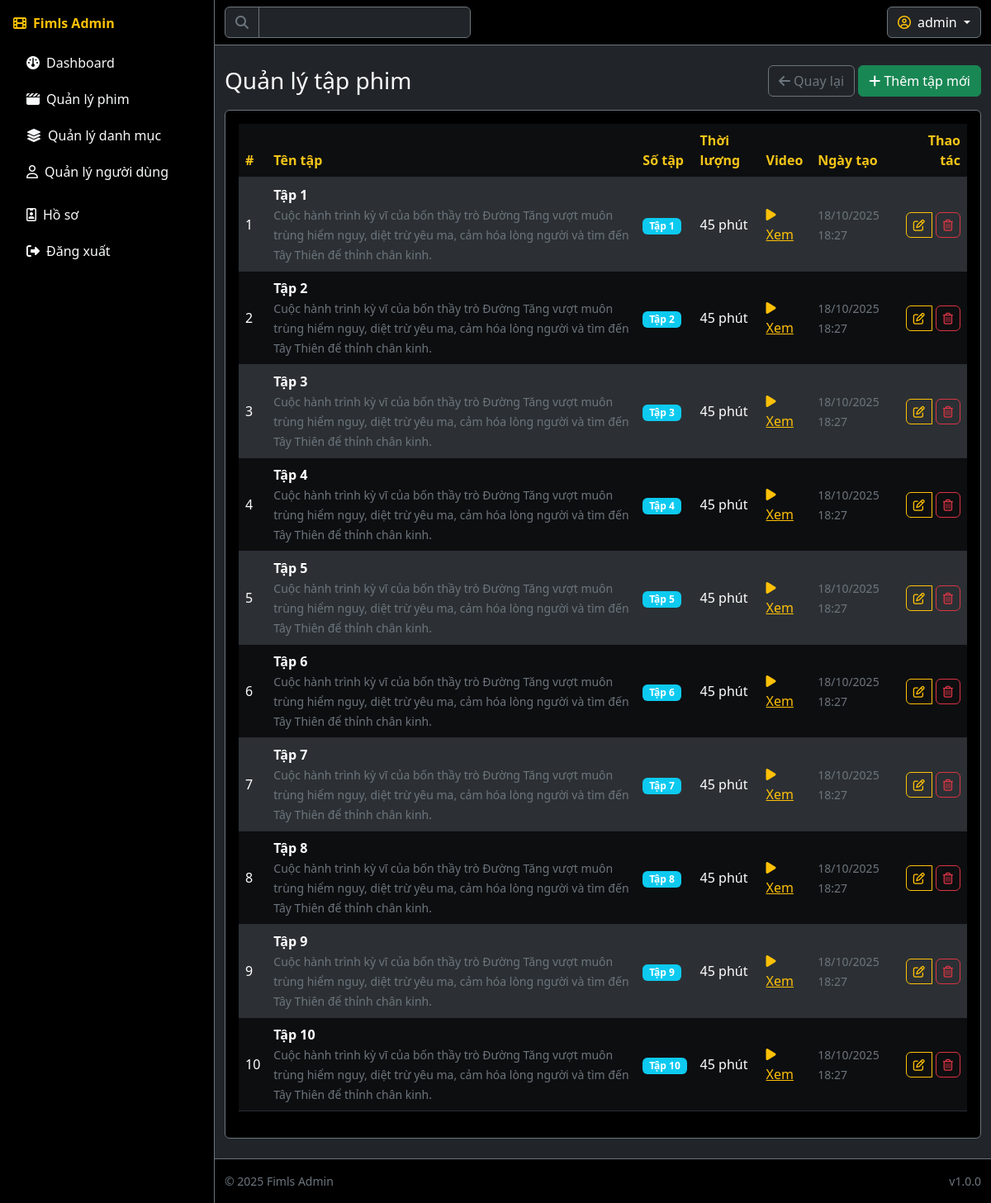
Screenshot of /admin/manage_episodes.php?movie_id=12 (signed in) with the database file from the repository.
### tables this page shows
CREATE TABLE `episodes` (
  `id` int(11) NOT NULL,
  `movie_id` int(11) NOT NULL,
  `title` varchar(255) NOT NULL,
  `episode_number` int(11) NOT NULL,
  `description` text DEFAULT NULL,
  `video_url` varchar(255) DEFAULT NULL,
  `duration` varchar(50) DEFAULT NULL,
  `created_at` timestamp NOT NULL DEFAULT current_timestamp()
);

### admin/manage_episodes.php (the view, shortened to what this page needs)
<?php include __DIR__ . '/includes/header.php'; ?>
<div class="admin-layout">
<?php include __DIR__ . '/includes/sidebar.php'; ?>
<div>
<?php include __DIR__ . '/includes/topbar.php'; ?>
<?php
$movie_id = (int)($_GET['movie_id'] ?? 0);
$episodes = $mysqli->query("SELECT * FROM episodes WHERE movie_id = $movie_id ORDER BY episode_number ASC");
?>
<main class="container-fluid my-4">
  <div class="d-flex justify-content-between align-items-center mb-3">
    <h3 class="section-title m-0">Quản lý tập phim</h3>
    <div>
      <a class="btn btn-outline-secondary" href="<?php echo BASE_PATH; ?>/admin/manage_movies.php"><i class="fa-solid fa-arrow-left"></i> Quay lại</a>
      <button class="btn btn-success" data-bs-toggle="modal" data-bs-target="#episodeAddModal"><i class="fa-solid fa-plus"></i> Thêm tập mới</button>
    </div>
  </div>
  <div class="row g-4">
    <div class="col-12">
      <div class="card bg-black border-secondary">
        <div class="card-body">
          <div class="table-responsive">
            <table class="table table-dark table-striped align-middle">
              <thead>
                <tr>
                  <th>#</th>
                  <th>Tên tập</th>
                  <th>Số tập</th>
                  <th>Thời lượng</th>
                  <th>Video</th>
                  <th>Ngày tạo</th>
                  <th class="text-end">Thao tác</th>
                </tr>
              </thead>
              <tbody>
                <?php $i=1; while($episode=$episodes->fetch_assoc()): ?>
                <tr>
                  <td><?php echo $i++; ?></td>
                  <td>
                    <div class="fw-bold"><?php echo htmlspecialchars($episode['title']); ?></div>
                    <?php if ($episode['description']): ?>
                      <small class="text-secondary"><?php echo htmlspecialchars($episode['description']); ?></small>
                    <?php endif; ?>
                  </td>
                  <td>
                    <span class="badge bg-info">Tập <?php echo $episode['episode_number']; ?></span>
                  </td>
                  <td><?php echo htmlspecialchars($episode['duration'] ?: '—'); ?></td>
                  <td>
                    <?php if ($episode['video_url']): ?>
                      <a target="_blank" class="text-warning" href="<?php echo htmlspecialchars($episode['video_url']); ?>">
                        <i class="fa-solid fa-play"></i> Xem
                      </a>
                    <?php else: ?>
                      <span class="text-muted">Chưa có video</span>
                    <?php endif; ?>
                  </td>
                  <td>
                    <small class="text-secondary">
                      <?php echo date('d/m/Y H:i', strtotime($episode['created_at'])); ?>
                    </small>
                  </td>
                  <td class="text-end">
                    <div class="btn-group" role="group">
                      <button class="btn btn-sm btn-outline-warning"
                              onclick="editEpisode(<?php echo htmlspecialchars(json_encode($episode)); ?>)"
                              title="Chỉnh sửa">
                        <i class="fa-regular fa-pen-to-square"></i>
                      </button>
                      <form method="post" style="display: inline;" onsubmit="return confirm('Bạn có chắc chắn muốn xóa tập này không?');">
                        <button class="btn btn-sm btn-outline-danger" type="submit" title="Xóa">
                          <i class="fa-regular fa-trash-can"></i>
                        </button>
                      </form>
                    </div>
                  </td>
                </tr>
                <?php endwhile; ?>
              </tbody>
            </table>
          </div>
        </div>
      </div>
    </div>
  </div>
</main>
<?php include __DIR__ . '/includes/footer.php'; ?>

### assets/css/admin.css (style rules this page uses)
:root { --admin-bg: #0f0f10; --admin-panel: #111214; --admin-border: #2a2d33; --admin-gold: #f5c518; }
body { background-color: var(--admin-bg); }
.admin-layout { display: grid; grid-template-columns: 260px 1fr; min-height: 100vh; }
.card { background-color: #0d0e10; border: 1px solid var(--admin-border); }
.table { --bs-table-bg: #0d0e10; --bs-table-border-color: var(--admin-border); }
.badge { font-size: 0.75rem; }
.btn-group .btn { border-radius: 0.375rem; margin-right: 0.25rem; }
.btn-group .btn:last-child { margin-right: 0; }
.table td { vertical-align: middle; }
.table th { border-bottom: 2px solid var(--admin-border); font-weight: 600; color: var(--admin-gold); }

### rows the page displays
episodes: title "Tập 1", description "Cuộc hành trình kỳ vĩ của bốn thầy trò Đường Tăng vượt muôn trùng hiểm nguy, diệt trừ yêu ma, cảm hóa lòng người và tìm đến Tây Thiên để thỉnh chân kinh.", episode_number "1", duration "45 phút", created_at "18/10/2025 18:27"
episodes: title "Tập 2", description "Cuộc hành trình kỳ vĩ của bốn thầy trò Đường Tăng vượt muôn trùng hiểm nguy, diệt trừ yêu ma, cảm hóa lòng người và tìm đến Tây Thiên để thỉnh chân kinh.", episode_number "2", duration "45 phút", created_at "18/10/2025 18:27"
episodes: title "Tập 3", description "Cuộc hành trình kỳ vĩ của bốn thầy trò Đường Tăng vượt muôn trùng hiểm nguy, diệt trừ yêu ma, cảm hóa lòng người và tìm đến Tây Thiên để thỉnh chân kinh.", episode_number "3", duration "45 phút", created_at "18/10/2025 18:27"
episodes: title "Tập 4", description "Cuộc hành trình kỳ vĩ của bốn thầy trò Đường Tăng vượt muôn trùng hiểm nguy, diệt trừ yêu ma, cảm hóa lòng người và tìm đến Tây Thiên để thỉnh chân kinh.", episode_number "4", duration "45 phút", created_at "18/10/2025 18:27"
episodes: title "Tập 5", description "Cuộc hành trình kỳ vĩ của bốn thầy trò Đường Tăng vượt muôn trùng hiểm nguy, diệt trừ yêu ma, cảm hóa lòng người và tìm đến Tây Thiên để thỉnh chân kinh.", episode_number "5", duration "45 phút", created_at "18/10/2025 18:27"
episodes: title "Tập 6", description "Cuộc hành trình kỳ vĩ của bốn thầy trò Đường Tăng vượt muôn trùng hiểm nguy, diệt trừ yêu ma, cảm hóa lòng người và tìm đến Tây Thiên để thỉnh chân kinh.", episode_number "6", duration "45 phút", created_at "18/10/2025 18:27"
episodes: title "Tập 7", description "Cuộc hành trình kỳ vĩ của bốn thầy trò Đường Tăng vượt muôn trùng hiểm nguy, diệt trừ yêu ma, cảm hóa lòng người và tìm đến Tây Thiên để thỉnh chân kinh.", episode_number "7", duration "45 phút", created_at "18/10/2025 18:27"
episodes: title "Tập 8", description "Cuộc hành trình kỳ vĩ của bốn thầy trò Đường Tăng vượt muôn trùng hiểm nguy, diệt trừ yêu ma, cảm hóa lòng người và tìm đến Tây Thiên để thỉnh chân kinh.", episode_number "8", duration "45 phút", created_at "18/10/2025 18:27"
episodes: title "Tập 9", description "Cuộc hành trình kỳ vĩ của bốn thầy trò Đường Tăng vượt muôn trùng hiểm nguy, diệt trừ yêu ma, cảm hóa lòng người và tìm đến Tây Thiên để thỉnh chân kinh.", episode_number "9", duration "45 phút", created_at "18/10/2025 18:27"
episodes: title "Tập 10", description "Cuộc hành trình kỳ vĩ của bốn thầy trò Đường Tăng vượt muôn trùng hiểm nguy, diệt trừ yêu ma, cảm hóa lòng người và tìm đến Tây Thiên để thỉnh chân kinh.", episode_number "10", duration "45 phút", created_at "18/10/2025 18:27"

### other values shown
$_SESSION['user']['username'] "admin"
